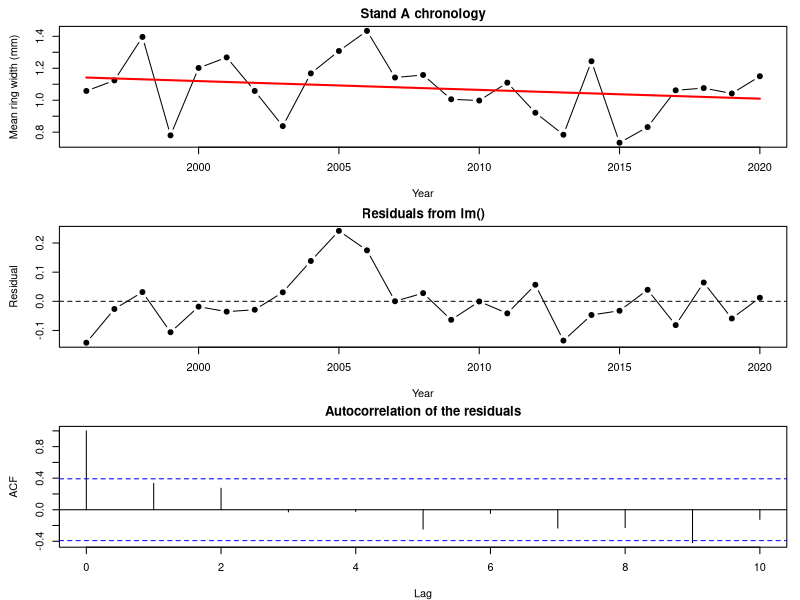

The R script that drew this image: (Note: this script raises an error after producing the figure.)
## ---- chunk 1
knitr::opts_chunk$set(echo = TRUE, warning = FALSE, message = FALSE,
                      fig.width = 7, fig.height = 4.5, fig.align = "center")
options(cmdstanr_no_ver_check = TRUE)
widget <- function(file) htmltools::includeHTML(file.path("widgets", file))
f2 <- function(v) formatC(round(v, 2) + 0, format = "f", digits = 2)
f3 <- function(v) formatC(round(v, 3) + 0, format = "f", digits = 3)
f4 <- function(v) formatC(v, format = "f", digits = 4)
## ---- chunk 2
# heatmap of a covariance or correlation matrix (row 1 at the top)
show_matrix <- function(M, main = "", zlim = c(-1, 1) * max(abs(M))) {
  n <- nrow(M)
  pal <- colorRampPalette(c("firebrick", "white", "steelblue"))(101)
  par(mar = c(1, 1, 2, 1))
  image(seq_len(n), seq_len(n), t(M[n:1, ]), col = pal, zlim = zlim, axes = FALSE,
        xlab = "", ylab = "", main = main, asp = 1)
  box()
}
## ---- chunk 3
# pinyon ring widths (mm): 4 stands x 5 trees x 25 years; simulated
library(mvtnorm)
set.seed(21)
years <- 1996:2020
n_yr <- length(years)
precip <- round(rgamma(n_yr, shape = 9, scale = 22 / 9), 1)   # winter precipitation (cm)
stand_eff <- rnorm(4, 0, 0.12)
ar_dev <- matrix(0, 4, n_yr)            # shared year-to-year deviations within each stand
for (j in 1:4) {
  ar_dev[j, 1] <- rnorm(1, 0, 0.08 / sqrt(1 - 0.6^2))
  for (t in 2:n_yr) ar_dev[j, t] <- 0.6 * ar_dev[j, t - 1] + rnorm(1, 0, 0.08)
}
rings <- expand.grid(year = years, tree = 1:5, stand = LETTERS[1:4])
rings$tree_id <- paste0(rings$stand, rings$tree)
tree_eff <- setNames(rnorm(20, 0, 0.1), unique(rings$tree_id))
j <- match(rings$stand, LETTERS)
t <- match(rings$year, years)
rings$precip <- precip[t]
rings$width <- round(0.35 + stand_eff[j] + tree_eff[rings$tree_id] + 0.025 * rings$precip +
                       ar_dev[cbind(j, t)] + rnorm(nrow(rings), 0, 0.1), 2)

chron <- aggregate(width ~ stand + year + precip, data = rings, FUN = mean)
chron <- chron[order(chron$stand, chron$year), ]
chron$stand <- factor(chron$stand)
tree_means <- aggregate(width ~ stand + tree_id, data = rings, FUN = mean)
## ---- chunk 4
chron_a <- chron[chron$stand == "A", ]
chron_a$year_c <- chron_a$year - 2008          # centered year: 0 = 2008
fit_lm_a <- lm(width ~ precip + year_c, data = chron_a)
summary(fit_lm_a)$coefficients
par(mfrow = c(3, 1), mar = c(4, 4.5, 2, 1))
plot(chron_a$year, chron_a$width, type = "b", pch = 19, xlab = "Year",
     ylab = "Mean ring width (mm)", main = "Stand A chronology")
trend <- predict(fit_lm_a, newdata = data.frame(precip = mean(chron_a$precip),
                                                year_c = chron_a$year_c))
lines(chron_a$year, trend, lwd = 2, col = "red")   # year trend at mean precipitation
plot(chron_a$year, resid(fit_lm_a), type = "b", pch = 19, xlab = "Year",
     ylab = "Residual", main = "Residuals from lm()")
abline(h = 0, lty = 2)
acf(resid(fit_lm_a), lag.max = 10, main = "")
title("Autocorrelation of the residuals", line = 0.8)
## ---- chunk 5
lag1 <- function(dat) {
  dat$year_c <- dat$year - 2008
  acf(resid(lm(width ~ precip + year_c, data = dat)), plot = FALSE)$acf[2]
}
round(sapply(split(chron, chron$stand), lag1), 2)
## ---- chunk 6
lags <- abs(outer(1:25, 1:25, "-"))
V_ar1 <- function(phi, sigma_e) sigma_e^2 / (1 - phi^2) * phi^lags
round(V_ar1(0.6, 0.08)[1:5, 1:5], 4)
## ---- chunk 7
# mean: a + b * precip + c * year_c; AR(1) errors with phi = tanh(par[4]), sigma_e = exp(par[5])
nll_ar1 <- function(par) {
  mu <- par[1] + par[2] * chron_a$precip + par[3] * chron_a$year_c
  V <- V_ar1(tanh(par[4]), exp(par[5]))
  -dmvnorm(chron_a$width, mu, V, log = TRUE)
}
fit_ar1 <- optim(c(coef(fit_lm_a), 0, log(0.1)), nll_ar1, method = "BFGS", hessian = TRUE)
c(a = fit_ar1$par[1], b = fit_ar1$par[2], c = fit_ar1$par[3],
  phi = tanh(fit_ar1$par[4]), sigma_e = exp(fit_ar1$par[5]))

library(nlme)
fit_gls <- gls(width ~ precip + year_c, data = chron_a,
               correlation = corAR1(form = ~ year), method = "ML")
coef(fit_gls)
coef(fit_gls$modelStruct$corStruct, unconstrained = FALSE)   # phi (nlme calls it Phi)
## ---- chunk 8
trend_ind <- summary(fit_lm_a)$coefficients["year_c", ]
se_ar1 <- sqrt(diag(solve(fit_ar1$hessian)))[3]
p_ar1 <- 2 * pnorm(-abs(fit_ar1$par[3] / se_ar1))
phi_hat <- tanh(fit_ar1$par[4])
se_precip <- c(summary(fit_lm_a)$coefficients["precip", 2], sqrt(diag(solve(fit_ar1$hessian)))[2])
## ---- chunk 9
widget("cov_structures.html")
## ---- chunk 10
chron_a$width_lag <- c(NA, head(chron_a$width, -1))      # last year's width
chron_a$precip_lag <- c(NA, head(chron_a$precip, -1))    # last year's precipitation
fit_lag <- lm(width ~ width_lag + precip + year_c, data = chron_a)
fit_lag_x <- lm(width ~ width_lag + precip + precip_lag + year_c, data = chron_a)
round(coef(fit_lag), 4)
round(coef(fit_lag_x), 4)
## ---- chunk 11
g1 <- coef(fit_lag)["width_lag"]
g2 <- coef(fit_lag_x)["width_lag"]
cf_pred <- -g2 * coef(fit_lag_x)["precip"]
## ---- chunk 12
y_tree <- tree_means$width
Z <- model.matrix(~ 0 + stand, data = tree_means)
V_ri <- function(sigma_a, sigma_e) sigma_a^2 * Z %*% t(Z) + sigma_e^2 * diag(20)
nll_ri <- function(par) -dmvnorm(y_tree, rep(par[1], 20), V_ri(exp(par[2]), exp(par[3])), log = TRUE)
fit_ri <- optim(c(mean(y_tree), log(0.1), log(0.1)), nll_ri, method = "BFGS")
sa_hat <- exp(fit_ri$par[2])
s_hat <- exp(fit_ri$par[3])
c(mu = fit_ri$par[1], sigma_a = sa_hat, sigma_e = s_hat)
## ---- chunk 13
# milliseconds per NLL evaluation, averaged over 'reps' evaluations
time_nll <- function(n, reps = 10) {
  y <- rnorm(n)
  V <- 0.5^abs(outer(1:n, 1:n, "-"))
  ms <- function(expr) 1000 * system.time(for (i in 1:reps) expr)[["elapsed"]] / reps
  c(n = n, independent = ms(sum(dnorm(y, 0, 1, log = TRUE))),
    mvn = ms(dmvnorm(y, rep(0, n), V, log = TRUE)))
}
set.seed(1)
timings <- t(sapply(c(250, 500, 1000, 2000), time_nll))
timings
## ---- chunk 14
# profile out the mean parameters by generalized least squares at each (variance) grid point
gls_nll <- function(y, X, V) {
  Vi <- solve(V)
  b <- solve(t(X) %*% Vi %*% X, t(X) %*% Vi %*% y)
  -dmvnorm(y, as.vector(X %*% b), V, log = TRUE)
}
sa_grid <- seq(0.002, 0.45, length.out = 70)
s_grid <- seq(0.04, 0.16, length.out = 70)
X1 <- matrix(1, 20, 1)
nll_grid_ri <- outer(sa_grid, s_grid, Vectorize(function(a, b) gls_nll(y_tree, X1, V_ri(a, b))))
# AR(1): fix phi and the trend c; profile out a, b (GLS) and sigma_e (closed form)
prof_ar1 <- function(phi, c_trend) {
  R <- phi^lags / (1 - phi^2)
  y <- chron_a$width - c_trend * chron_a$year_c
  Xp <- cbind(1, chron_a$precip)
  Ri <- solve(R)
  b <- solve(t(Xp) %*% Ri %*% Xp, t(Xp) %*% Ri %*% y)
  r <- as.vector(y - Xp %*% b)
  s2 <- as.numeric(t(r) %*% Ri %*% r) / 25
  -dmvnorm(r, rep(0, 25), s2 * R, log = TRUE)
}
phi_grid <- seq(-0.5, 0.95, length.out = 70)
c_grid <- seq(-0.02, 0.01, length.out = 70)
nll_grid_ar <- outer(phi_grid, c_grid, Vectorize(prof_ar1))
par(mfrow = c(1, 2), mar = c(4, 4, 2, 1))
draw_surface <- function(x, y, z, xlab, ylab, main, best) {
  z <- z - min(z)
  image(x, y, z <= 1.92, col = c("white", "lightskyblue1"), xlab = xlab, ylab = ylab, main = main)
  contour(x, y, z, levels = c(0.5, 1, 1.92, 3, 5, 10, 20), add = TRUE, col = "grey30")
  points(best[1], best[2], pch = 3, cex = 1.5, lwd = 2, col = "firebrick")
  box()
}
draw_surface(sa_grid, s_grid, nll_grid_ri, expression(sigma[a] ~ "(among stands)"),
             expression(sigma[e] ~ "(among trees)"), "Random intercept, 4 stands",
             c(sa_hat, s_hat))
draw_surface(phi_grid, c_grid, nll_grid_ar, expression(phi),
             "Trend (mm/yr)", "AR(1) with a trend, stand A", c(phi_hat, fit_ar1$par[3]))
abline(h = 0, lty = 2)
## ---- chunk 15
in_ri <- (nll_grid_ri - min(nll_grid_ri)) <= 1.92
sa_range <- range(sa_grid[apply(in_ri, 1, any)])
in_ar <- (nll_grid_ar - min(nll_grid_ar)) <= 1.92
trend_at <- function(r) range(c_grid[in_ar[which.min(abs(phi_grid - r)), ]])
trend_0 <- trend_at(0)
trend_hat <- trend_at(phi_hat)
## ---- chunk 16
set.seed(12)
n_years <- rep(c(30, 24, 18, 12, 8, 5), each = 2)        # record length per stand
sd_true <- c(0.15, 0.10)                                   # among-stand SDs: intercept, slope
rho_true <- -0.6
G_true <- diag(sd_true) %*% matrix(c(1, rho_true, rho_true, 1), 2) %*% diag(sd_true)
ab_true <- rmvnorm(12, c(0.9, 0.25), G_true)              # each stand's intercept and slope
stand_names <- sprintf("S%02d", 1:12)
drought <- data.frame(stand = factor(rep(stand_names, n_years)),
                      year = unlist(lapply(n_years, function(n) seq(2021 - n, 2020))))
j <- as.integer(drought$stand)
drought$precip <- round(rgamma(nrow(drought), shape = 9, scale = 22 / 9), 1)
drought$precip10 <- (drought$precip - 20) / 10
drought$width <- round(ab_true[j, 1] + ab_true[j, 2] * drought$precip10 +
                         rnorm(nrow(drought), 0, 0.12), 2)
head(drought)
## ---- chunk 17
nopool <- t(sapply(split(drought, drought$stand), function(s) coef(lm(width ~ precip10, data = s))))
par(mfrow = c(1, 2), mar = c(4, 4, 1, 1))
plot(width ~ precip, data = drought, col = "grey60", pch = 16, cex = 0.7,
     xlab = "Winter precipitation (cm)", ylab = "Ring width (mm)")
for (s in seq_len(12)) {
  xr <- range(drought$precip10[drought$stand == stand_names[s]])
  lines(20 + 10 * xr, nopool[s, 1] + nopool[s, 2] * xr, lwd = ifelse(n_years[s] <= 8, 1, 2),
        lty = ifelse(n_years[s] <= 8, 2, 1))
}
legend("topleft", c("stand with 12-30 years", "stand with 5-8 years"), lty = 1:2, lwd = 2:1,
       bty = "n", cex = 0.85)
plot(nopool, pch = 19, xlab = "Intercept: width at 20 cm (mm)",
     ylab = "Slope (mm per 10 cm)", cex = 1.1, xlim = range(nopool[, 1]) + c(0, 0.05))
text(nopool, labels = stand_names, pos = 4, cex = 0.7, col = "grey40")
## ---- chunk 18
syntax <- data.frame(
  Formula = c("<code>(1 | stand)</code>", "<code>(precip10 | stand)</code>",
              "<code>(precip10 || stand)</code>", "<code>(1 | stand/tree)</code>",
              "<code>(1 | stand) + (1 | year)</code>"),
  Meaning = c("an intercept for each stand",
              "an intercept and a slope for each stand, correlated (same as <code>(1 + precip10 | stand)</code>)",
              "an intercept and a slope for each stand, uncorrelated",
              "stand intercepts plus tree-within-stand intercepts (nested)",
              "stand intercepts and year intercepts (crossed: every stand is measured in many years)"),
  `Variance parameters` = c("1", "3", "2", "2", "2"),
  check.names = FALSE)
knitr::kable(syntax, format = "html", escape = FALSE,
             table.attr = "class='table table-condensed'")
## ---- chunk 19
library(lme4)
fit_ri_lmer <- lmer(width ~ precip10 + (1 | stand), data = drought, REML = FALSE)
fit_rs_lmer <- lmer(width ~ precip10 + (precip10 | stand), data = drought, REML = FALSE)
fixef(fit_rs_lmer)
VarCorr(fit_rs_lmer)
AIC(fit_ri_lmer, fit_rs_lmer)
## ---- chunk 20
vc_rs <- as.data.frame(VarCorr(fit_rs_lmer))$sdcor
aic_gain <- AIC(fit_ri_lmer) - AIC(fit_rs_lmer)
## ---- chunk 21
fit_rs_lme <- lme(width ~ precip10, random = ~ precip10 | stand, data = drought, method = "ML")

library(glmmTMB)
fit_rs_tmb <- glmmTMB(width ~ precip10 + (precip10 | stand), data = drought)   # ML by default
## ---- chunk 22
rows_by_stand <- split(seq_len(nrow(drought)), drought$stand)
nll_rs <- function(par) {
  sds <- exp(par[3:4])
  rho_ab <- tanh(par[5])
  sigma_e <- exp(par[6])
  G <- matrix(c(sds[1]^2, rho_ab * sds[1] * sds[2], rho_ab * sds[1] * sds[2], sds[2]^2), 2)
  nll <- 0
  for (rows in rows_by_stand) {
    Zj <- cbind(1, drought$precip10[rows])
    Vj <- Zj %*% G %*% t(Zj) + sigma_e^2 * diag(length(rows))
    nll <- nll - dmvnorm(drought$width[rows], as.vector(Zj %*% par[1:2]), Vj, log = TRUE)
  }
  nll
}
fit_rs_optim <- optim(c(0.9, 0.25, log(0.1), log(0.1), 0, log(0.1)), nll_rs, method = "BFGS")
## ---- chunk 23
tmb_sd <- attr(VarCorr(fit_rs_tmb)$cond$stand, "stddev")
lme_vc <- VarCorr(fit_rs_lme)
compare <- rbind(
  optim = c(fit_rs_optim$par[1:2], exp(fit_rs_optim$par[3:4]), tanh(fit_rs_optim$par[5]),
            exp(fit_rs_optim$par[6]), -fit_rs_optim$value),
  lmer = c(fixef(fit_rs_lmer), vc_rs, logLik(fit_rs_lmer)),
  lme = c(fixef(fit_rs_lme), as.numeric(lme_vc[1:2, "StdDev"]), as.numeric(lme_vc[2, "Corr"]),
          fit_rs_lme$sigma, logLik(fit_rs_lme)),
  glmmTMB = c(fixef(fit_rs_tmb)$cond, tmb_sd,
              attr(VarCorr(fit_rs_tmb)$cond$stand, "correlation")[1, 2],
              sigma(fit_rs_tmb), logLik(fit_rs_tmb)))
colnames(compare) <- c("mu_a", "mu_b", "sigma_a", "sigma_b", "rho_ab", "sigma_e", "logLik")
round(compare, 4)
## ---- chunk 24
short <- droplevels(drought[drought$stand %in% c("S09", "S10", "S11", "S12"), ])
fit_short <- lmer(width ~ precip10 + (precip10 | stand), data = short, REML = FALSE)
vc_short <- as.data.frame(VarCorr(fit_short))$sdcor
## ---- chunk 25
X_a <- cbind(1, chron_a$precip, chron_a$year_c)
y_a <- chron_a$width
n_a <- length(y_a)

gls_profile <- function(phi) {
  R <- phi^lags / (1 - phi^2)
  R_inv <- solve(R)
  beta <- solve(t(X_a) %*% R_inv %*% X_a, t(X_a) %*% R_inv %*% y_a)
  r <- as.vector(y_a - X_a %*% beta)
  sigma2 <- as.numeric(t(r) %*% R_inv %*% r) / n_a
  list(beta = as.vector(beta), sigma = sqrt(sigma2),
       loglik = dmvnorm(y_a, as.vector(X_a %*% beta), sigma2 * R, log = TRUE))
}
phi_gls <- optimize(function(phi) -gls_profile(phi)$loglik, c(-0.95, 0.95))$minimum
fit_by_hand <- gls_profile(phi_gls)
## ---- chunk 26
gls_tab <- rbind(
  "optim(), 5 parameters" = c(phi_hat, fit_ar1$par[1:3], exp(fit_ar1$par[5]), -fit_ar1$value),
  "GLS by hand, 1 parameter" = c(phi_gls, fit_by_hand$beta, fit_by_hand$sigma, fit_by_hand$loglik),
  "gls()" = c(coef(fit_gls$modelStruct$corStruct, unconstrained = FALSE), coef(fit_gls),
              fit_gls$sigma * sqrt(1 - coef(fit_gls$modelStruct$corStruct, unconstrained = FALSE)^2),
              logLik(fit_gls)))
colnames(gls_tab) <- c("phi", "a", "precip", "trend", "sigma_e", "logLik")
knitr::kable(gls_tab, digits = c(3, 3, 4, 5, 4, 3))
## ---- chunk 27
phi_seq <- seq(-0.5, 0.9, by = 0.005)
ll_seq <- sapply(phi_seq, function(r) gls_profile(r)$loglik)
in_ci <- phi_seq[ll_seq > max(ll_seq) - 1.92]
par(mar = c(4, 4.5, 1, 1))
plot(phi_seq, ll_seq, type = "l", lwd = 2, xlab = expression(phi),
     ylab = "Profile log-likelihood")
abline(h = max(ll_seq) - 1.92, lty = 2)
abline(v = range(in_ci), lty = 3)
abline(v = phi_gls, col = "red")
## ---- chunk 28
Z_chron <- model.matrix(~ 0 + stand, data = chron)
V_combined <- function(sigma_a, phi, sigma_e) {
  sigma_a^2 * Z_chron %*% t(Z_chron) + kronecker(diag(4), V_ar1(phi, sigma_e))
}
nll_combined <- function(par) {
  mu <- par[1] + par[2] * chron$precip
  V <- V_combined(exp(par[3]), tanh(par[4]), exp(par[5]))
  -dmvnorm(chron$width, mu, V, log = TRUE)
}
fit_comb <- optim(c(0.4, 0.02, log(0.1), 0, log(0.1)), nll_combined, method = "BFGS",
                  control = list(maxit = 1000))
c(mu = fit_comb$par[1], beta = fit_comb$par[2], sigma_a = exp(fit_comb$par[3]),
  phi = tanh(fit_comb$par[4]), sigma_e = exp(fit_comb$par[5]))

fit_lme <- lme(width ~ precip, random = ~ 1 | stand, data = chron,
               correlation = corAR1(form = ~ year | stand), method = "ML")
fixef(fit_lme)
coef(fit_lme$modelStruct$corStruct, unconstrained = FALSE)
c(-fit_comb$value, logLik(fit_lme))       # same maximized log-likelihood
## ---- chunk 29
show_matrix(V_combined(exp(fit_comb$par[3]), tanh(fit_comb$par[4]), exp(fit_comb$par[5])),
            main = "Fitted V (100 stand-years)")
## ---- chunk 30
mu_glmm <- exp(1.5 + 0.5^2 / 2)               # vigor 0, beta0 = 1.5, sigma_a = 0.5
moments <- c(mean = mu_glmm, var = mu_glmm + mu_glmm^2 * (exp(0.5^2) - 1), cov = mu_glmm^2 * (exp(0.5^2) - 1))

set.seed(746)
a_sim <- rnorm(1e5, 0, 0.5)                  # 100,000 stands, two trees each
y_tree1 <- rpois(1e5, exp(1.5 + a_sim))
y_tree2 <- rpois(1e5, exp(1.5 + a_sim))
rbind(formula = moments, simulation = c(mean(y_tree1), var(y_tree1), cov(y_tree1, y_tree2)))
## ---- chunk 31
set.seed(12)
cones <- data.frame(stand = factor(rep(stand_names, each = 8)),
                    vigor = round(rnorm(96), 2))
a_stand <- rnorm(12, 0, 0.5)
cones$count <- rpois(96, exp(1.5 + 0.4 * cones$vigor + a_stand[as.integer(cones$stand)]))

nll_glmm <- function(par) {
  sigma_a <- exp(par[3])
  nll <- 0
  for (g in split(cones, cones$stand)) {
    # integrand: P(this stand's counts | a) * density of a, for a vector of a values
    stand_lik <- function(a) {
      sapply(a, function(ai) exp(sum(dpois(g$count, exp(par[1] + par[2] * g$vigor + ai), log = TRUE)))) *
        dnorm(a, 0, sigma_a)
    }
    nll <- nll - log(integrate(stand_lik, -Inf, Inf)$value)
  }
  nll
}
fit_glmm <- optim(c(1, 0, log(0.3)), nll_glmm, method = "BFGS")
fit_glmm_tmb <- glmmTMB(count ~ vigor + (1 | stand), family = poisson, data = cones)

rbind(integrate = c(fit_glmm$par[1:2], exp(fit_glmm$par[3]), -fit_glmm$value),
      glmmTMB = c(fixef(fit_glmm_tmb)$cond, attr(VarCorr(fit_glmm_tmb)$cond$stand, "stddev"),
                  logLik(fit_glmm_tmb)))
